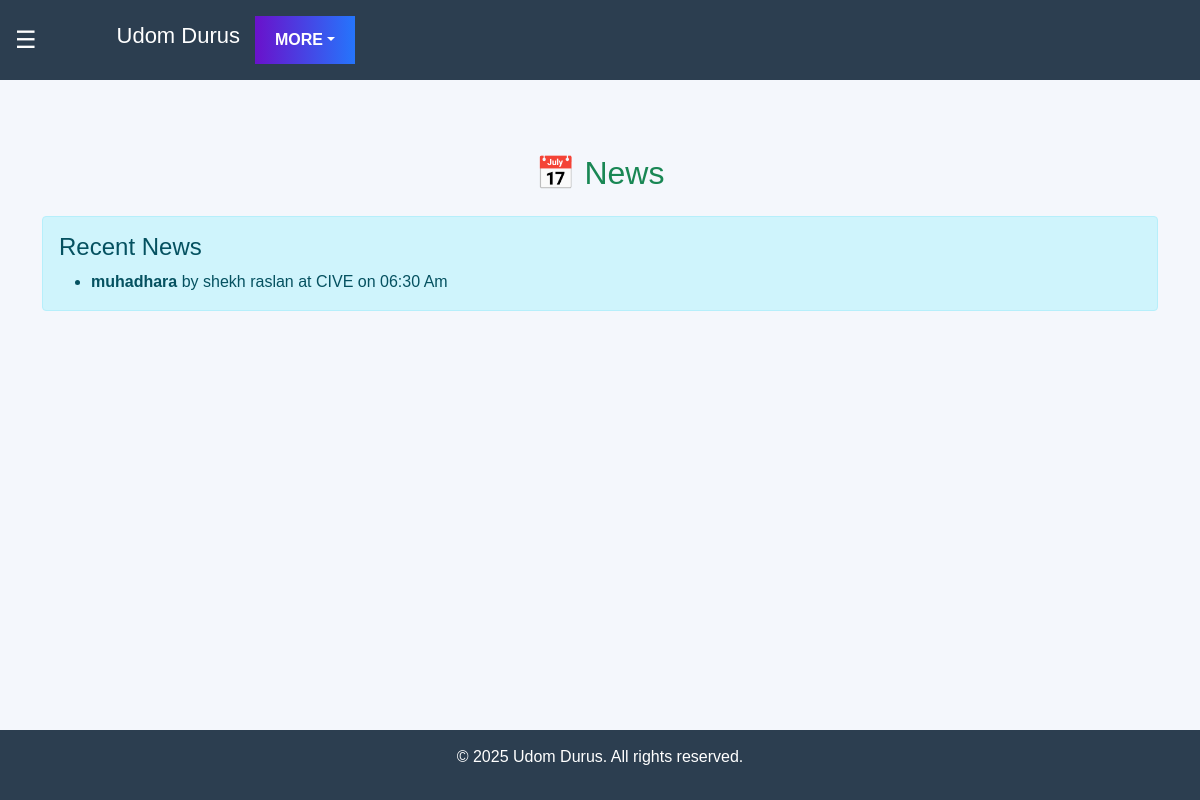
Page /news/ on the committed database.
### durus/models.py (models this page shows, shortened)
class Newz(models.Model):
    Events=models.CharField(max_length=200)
    Shekh=models.CharField(max_length=200)
    Location=models.CharField(max_length=200)
    Time=models.CharField(max_length=20 ,default='')

### durus/views.py (the view)
# urls.py: path('news/', views.news_list, name='news_list'),
def news_list(request):
    news = Newz.objects.all()
    return render(request, 'durus/news_list.html', {'news': news})

### durus/templates/durus/news_list.html (shortened to what this page needs)
{% extends 'durus/base.html' %}
{% block content %}
<div class="container mt-5">
    <h2 class="text-center mb-4 text-success">📅 News</h2>
    <div class="mb-4">
        {% if news %}
            <div class="alert alert-info">
                <h4 class="alert-heading">Recent News</h4>
                {% with news|first as event %}
                    <ul class="mb-0">
                        <li>
                            <strong>{{ event.Events }}</strong> by {{ event.Shekh }} at {{ event.Location }} on
                            {{ event.Time }}
                        </li>
                    </ul>
                {% endwith %}
            </div>
        {% else %}
            <p class="text-muted text-center">No recent news at the moment.</p>
        {% endif %}
    </div>
</div>
{% endblock %}

### durus/templates/durus/base.html (style rules this page uses)
* { margin: 0; padding: 0; box-sizing: border-box; }
html, body { height: 100%; display: flex; flex-direction: column; }
body { font-family: Arial, sans-serif; background-color: #f4f7fc; overflow-x: hidden; }

### rows in the picture
Newz: Events "muhadhara", Shekh "shekh raslan", Location "CIVE", Time "06:30 Am"
